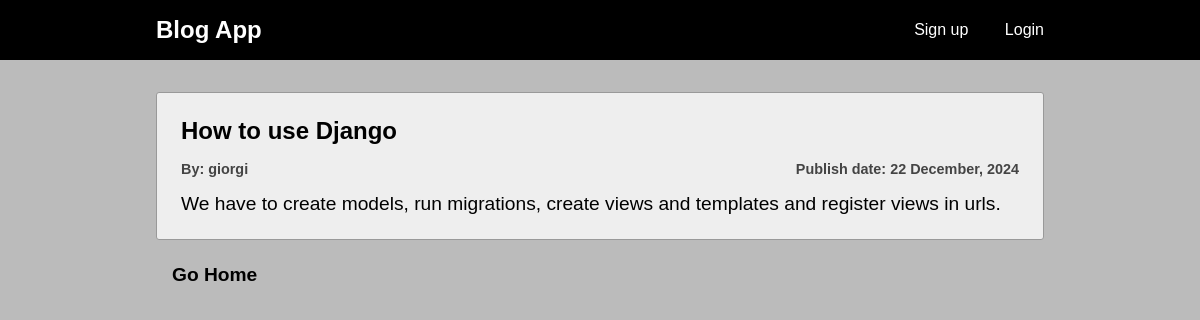
Screenshot of /posts/how-to-use-django/ with the database file from the repository.
### blog/models.py (models this page shows, shortened)
class BaseModel(models.Model):
    created_at = models.DateTimeField(auto_now_add=True)
    updated_at = models.DateTimeField(auto_now=True)
    class Meta:
        abstract = True

class Post(BaseModel):
    title = models.CharField(max_length=100, null=False)
    body = models.TextField(null=False)
    slug = models.SlugField(max_length=100, unique=True, db_index=True)
    author = models.ForeignKey(User, on_delete=models.CASCADE)

### blog/views.py (the view)
# urls.py: path("posts/<slug:slug>/", views.PostDetail.as_view(), name="post-detail"),
class PostDetail(generic.DetailView):
    model = Post
    template_name = "blog/post_detail.html"

### blog/templates/blog/post_detail.html (shortened to what this page needs)
{% extends 'index.html' %}
{% block content %}
    <section class="post">
        <h1 class="post__title">{{ post.title }}</h1>
        <div class="flex-row">
            <p class="post__author">
                By: {{ post.author }}
            </p>
            <p class="post__date">
                Publish date: {{ post.created_at|date:'d F, Y' }}
            </p>
        </div>
        <p class="post__body">{{ post.body }}</p>
    </section>
    <div class="post-flex-row">
        <p class="go-back">
            <a href="{% url 'blog:post-list' %}">Go Home</a>
        </p>
    </div>
{% endblock %}

### static/css/styles.css (style rules this page uses)
*, *::before, *::after { box-sizing: border-box; margin: 0; font-family: Arial, Helvetica, sans-serif; }
:root { --color-red-dark: #b00000; --color-red-light: #ffafaf; --color-accent: #9346ff; --color-gray-light: #eee; --color-gray-medium: #bbb; --color-gray-semidark: #999; --color-gray-dark: #444; }
body { background-color: var(--color-gray-medium); }
a { color: inherit; text-decoration: none; }
.go-back { font-size: 1.2rem; font-weight: bold; padding-left: 1rem; }
.post-flex-row { display: flex; align-items: center; justify-content: space-between; }

### rows the page displays
Post: title "How to use Django", author "giorgi", created_at "22 December, 2024", body "We have to create models, run migrations, create views and templates and register views in urls."
